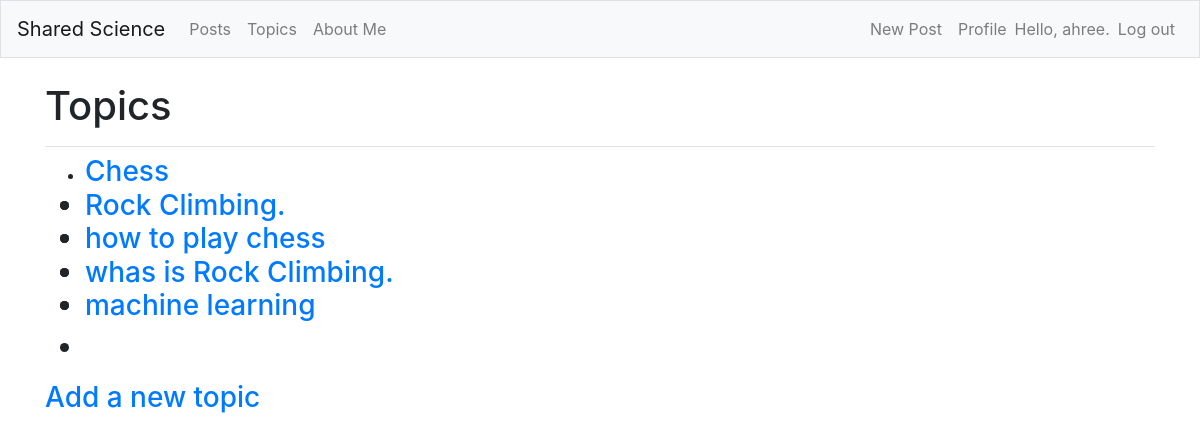
The page /topics/ (signed in) on the database as committed earlier.
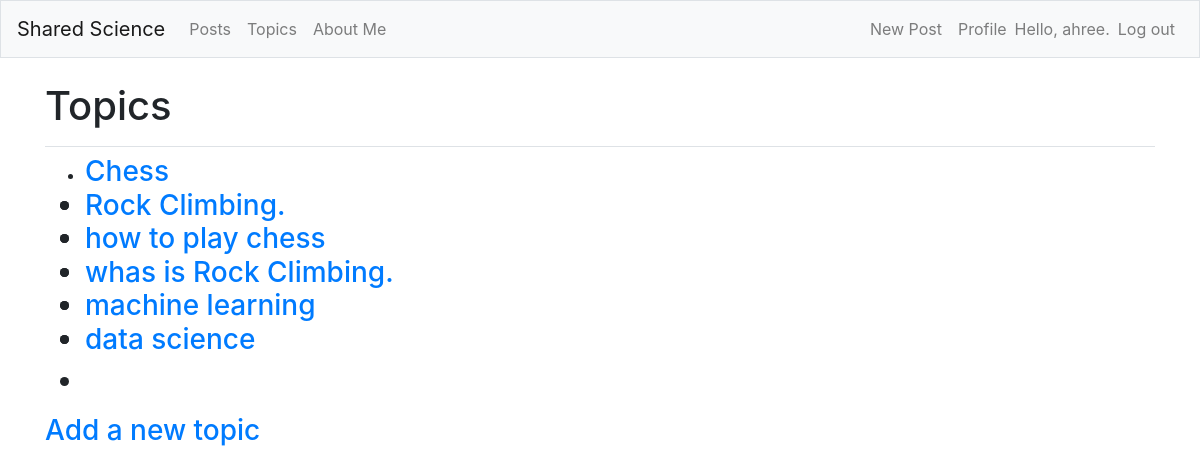
The same page on the database as committed later.
### Entregas/models.py (models this page shows)
class Topic(models.Model):
    text = models.CharField(max_length=200)
    date_added = models.DateTimeField(auto_now_add=True)
    owner = models.ForeignKey(User, on_delete=models.CASCADE)
    def __str__(self):
        return self.text

### Entregas/views.py (the view)
# urls.py: path('topics/', views.topics, name='topics'),
@login_required
def topics(request):
    topics = Topic.objects.filter(owner=request.user).order_by('date_added')
    context = {'topics': topics}
    return render(request, 'entregas/topics.html', context)

### Entregas/templates/entregas/topics.html
{% extends "entregas/base.html" %}
{% block page_header %}
 <h1>Topics</h1>
{% endblock page_header %}
{% block content %}
    <ul>
        {% for topic in topics %}
            <li><h3>
            <a href="{% url 'Entregas:topic' topic.id %}">{{ topic }}</a>
            <li><h3>
        {% empty %}
            <li><h3>No topics have been added yet.<li><h3>
        {% endfor %}
    </ul>
    <h3><a href="{% url 'Entregas:new_topic' %}">Add a new topic</a></h3>
{% endblock content %}

Rows that differ between the two databases and show on the page:
added Topic: text "data science"
